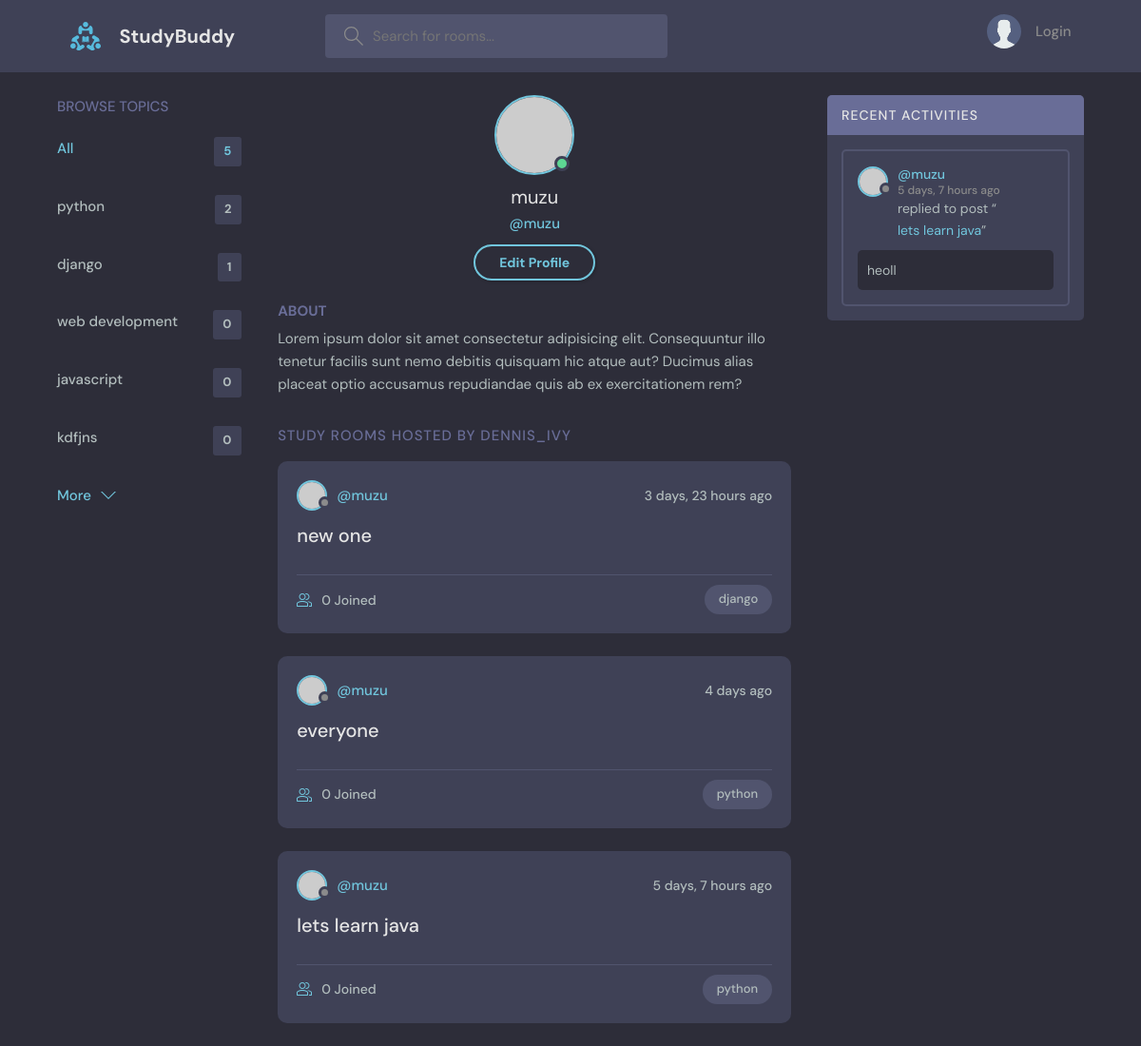
/profile/1/, run on an earlier commit of the app's database.
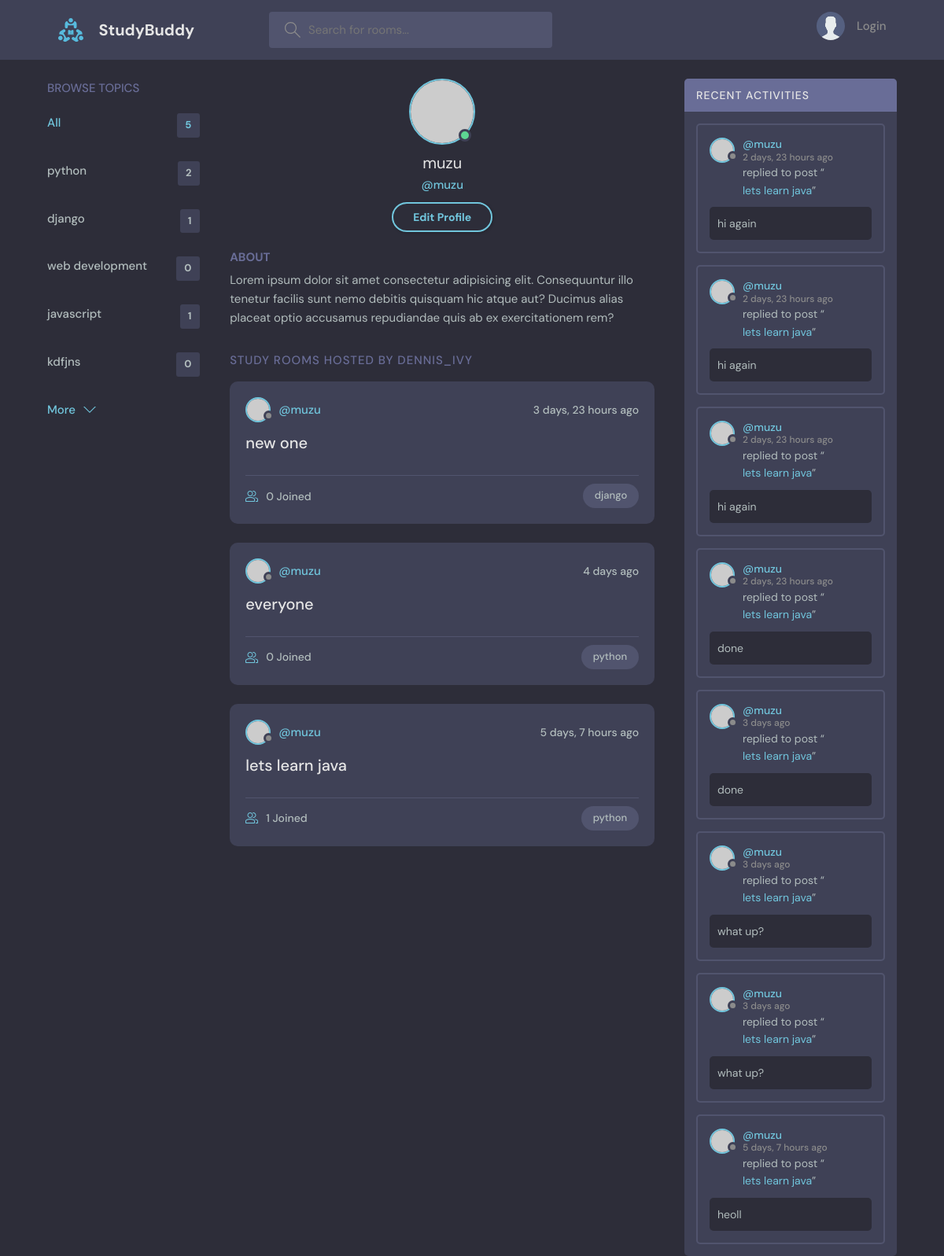
And on a later commit of the database.
### base/models.py (models this page shows, shortened)
class Topic(models.Model):
    name = models.CharField(max_length=200)

class Room(models.Model):
    host = models.ForeignKey(User, on_delete=models.SET_NULL, null=True)
    topic = models.ForeignKey(Topic, on_delete=models.SET_NULL, null=True)
    name = models.CharField(max_length=200)
    description = models.TextField(null=True,blank=True)
    participants = models.ManyToManyField(User,related_name='participants',blank=True)
    updated = models.DateTimeField(auto_now=True)
    created = models.DateTimeField(auto_now_add=True)
    class Meta:
        ordering = ['-updated', '-created'] # order of the posted field
    def __str__(self):
        return self.name

class Message(models.Model): # this class is store message of users
    user = models.ForeignKey(User, on_delete=models.CASCADE)
    room = models.ForeignKey(Room, on_delete=models.CASCADE) # it can be set SET_NULL (it will set null and data remain in server) value instead of CASCADE (delete everything from the server)
    body = models.TextField()
    updated = models.DateTimeField(auto_now=True)
    created = models.DateTimeField(auto_now_add=True)
    class Meta:
        ordering = ['-updated', '-created'] # order of the posted field

### base/views.py (the view)
# urls.py: path('profile/<str:pk>/',views.userProfile,name='user-profile'),
def userProfile(request, pk):
    user = User.objects.get(id=pk)
    rooms = user.room_set.all()
    room_messages = user.message_set.all()
    topics = Topic.objects.all()
    context = {'user':user, 'rooms':rooms ,'room_messages':room_messages,'topics':topics}
    return render(request,'base/profile.html',context)

### base/templates/base/profile.html
{% extends 'main.html' %}
{% block content %}
  <main class="profile-page layout layout--3">
    <div class="container">
      {% include 'base/topic_component.html' %}
      <div class="roomList">
        <div class="profile">
          <div class="profile__avatar">
            <div class="avatar avatar--large active">
              <img src="https://randomuser.me/api/portraits/men/11.jpg" />
            </div>
          </div>
          <div class="profile__info">
            <h3>{{user.username}}</h3>
            <p>@{{user.username}}</p>
            <a href="edit-user.html" class="btn btn--main btn--pill">Edit Profile</a>
          </div>
          <div class="profile__about">
            <h3>About</h3>
            <p>
              Lorem ipsum dolor sit amet consectetur adipisicing elit. Consequuntur illo tenetur
              facilis sunt nemo debitis quisquam hic atque aut? Ducimus alias placeat optio
              accusamus repudiandae quis ab ex exercitationem rem?
            </p>
          </div>
        </div>
        <div class="roomList__header">
          <div>
            <h2>Study Rooms Hosted by dennis_ivy</a>
            </h2>
          </div>
        </div>
        {% include 'base/feed_component.html' %}
      </div>
      {% include 'base/activity_component.html' %}
    </div>
  </main>
{% endblock content %}

### templates/main.html (shortened to what this page needs)
<!DOCTYPE html>
{% load static %}
<html lang="en">
  <head>
    <link rel="stylesheet" href="{% static 'styles/style.css'%}" />
  </head>
  <body>
    {% include 'navbar.html' %}
    {% block content %}{% endblock content %}
  </body>
</html>

### templates/navbar.html (shortened to what this page needs)
{% load static %}
<header class="header header--loggedIn">
    <div class="container">
        <a href="{% url 'home' %}" class="header__logo">
            <img src="{% static 'images/logo.svg' %}" />
            <h1>StudyBuddy</h1>
        </a>
        <form class="header__search" method="GET" action="{% url 'home' %}">
            <label>
                <input name="q" placeholder="Search for rooms..." />
            </label>
        </form>
        <nav class="header__menu">
            {% if request.user.is_authenticated %}
            <div class="header__user">
                <a href="{% url 'user-profile'%}">
                    <div class="avatar avatar--medium active">
                        <img src="https://randomuser.me/api/portraits/men/37.jpg" />
                    </div>
                    <p>{{ request.user.username }}<span>@{{ request.user.username }}</span></p>
                </a>
                <button class="dropdown-button">
                    <svg version="1.1" xmlns="http://www.w3.org/2000/svg" width="32" height="32" viewBox="0 0 32 32">
                        <title>chevron-down</title>
                        <path d="M16 21l-13-13h-3l16 16 16-16h-3l-13 13z"></path>
                    </svg>
                </button>
            </div>
            {% else %}
            <a href="{% url 'login' %}">
                <img src="{% static 'images/avatar.svg' %}" />
                <p>Login</p>
            </a>
            {% endif %}
        </nav>
    </div>
</header>

### base/templates/base/topic_component.html
<div class="topics">
    <div class="topics__header">
        <h2>Browse Topics</h2>
    </div>
    <ul class="topics__list">
        <li>
            <a href="{% url 'home' %}" class="active">All <span>{{topics.count}}</span></a>
        </li>
        {% for topic in topics %}
        <li>
            <a href="{% url 'home' %}?q={{topic.name}}">{{topic.name}} <span>{{topic.room_set.all.count}}</span></a>
        </li>
        {% endfor %}
    </ul>
    <a class="btn btn--link" href="topics.html">
        More
        <svg version="1.1" xmlns="http://www.w3.org/2000/svg" width="32" height="32" viewBox="0 0 32 32">
            <title>chevron-down</title>
            <path d="M16 21l-13-13h-3l16 16 16-16h-3l-13 13z"></path>
        </svg>
    </a>
</div>

### base/templates/base/feed_component.html (shortened to what this page needs)
{% for room in rooms %}
<div class="roomListRoom">
  <div class="roomListRoom__header">
    <a href="{% url 'user-profile' room.host.id %}" class="roomListRoom__author">
      <div class="avatar avatar--small">
        <img src="https://randomuser.me/api/portraits/women/11.jpg" />
      </div>
      <span>@{{room.host.username}}</span>
    </a>
    <div class="roomListRoom__actions">
      <span>{{ room.created|timesince }} ago</span>
    </div>
  </div>
  <div class="roomListRoom__content">
    <a href="{% url 'room' room.id %}">{{room.name}}</a>
  </div>
  <div class="roomListRoom__meta">
    <a href="{% url 'room' room.id %}" class="roomListRoom__joined">
      {{room.participants.all.count}} Joined
    </a>
    <p class="roomListRoom__topic">{{room.topic.name}}</p>
  </div>
</div>
{% endfor %}

### base/templates/base/activity_component.html (shortened to what this page needs)
<div class="activities">
  <div class="activities__header">
    <h2>Recent Activities</h2>
  </div>
  {% for message in room_messages %}
  <div class="activities__box">
    <div class="activities__boxHeader roomListRoom__header">
      <a href="{% url 'user-profile' message.user.id %}" class="roomListRoom__author">
        <div class="avatar avatar--small">
          <img src="https://randomuser.me/api/portraits/women/11.jpg" />
        </div>
        <p>
          @{{message.user}}
          <span>{{message.created|timesince}} ago</span>
        </p>
      </a>
    </div>
    <div class="activities__boxContent">
      <p>replied to post “<a href="{% url 'room' message.room.id %}">{{message.room}}</a>”</p>
      <div class="activities__boxRoomContent">
       {{message.body}}
      </div>
    </div>
  </div>
  {% endfor %}
</div>

What changed in the data, as far as the page shows it:
computed for Topic "javascript": room_set.all.count "0" → "1"
computed for Room "lets learn java": participants.all.count "0" → "1"
added Message: user "muzu", created "2 days, 23 hours", room "lets learn java", body "hi again"
added Message: user "muzu", created "2 days, 23 hours", room "lets learn java", body "hi again"
added Message: user "muzu", created "2 days, 23 hours", room "lets learn java", body "hi again"
added Message: user "muzu", created "2 days, 23 hours", room "lets learn java", body "done"
added Message: user "muzu", created "3 days", room "lets learn java", body "done"
added Message: user "muzu", created "3 days", room "lets learn java", body "what up?"
added Message: user "muzu", created "3 days", room "lets learn java", body "what up?"
